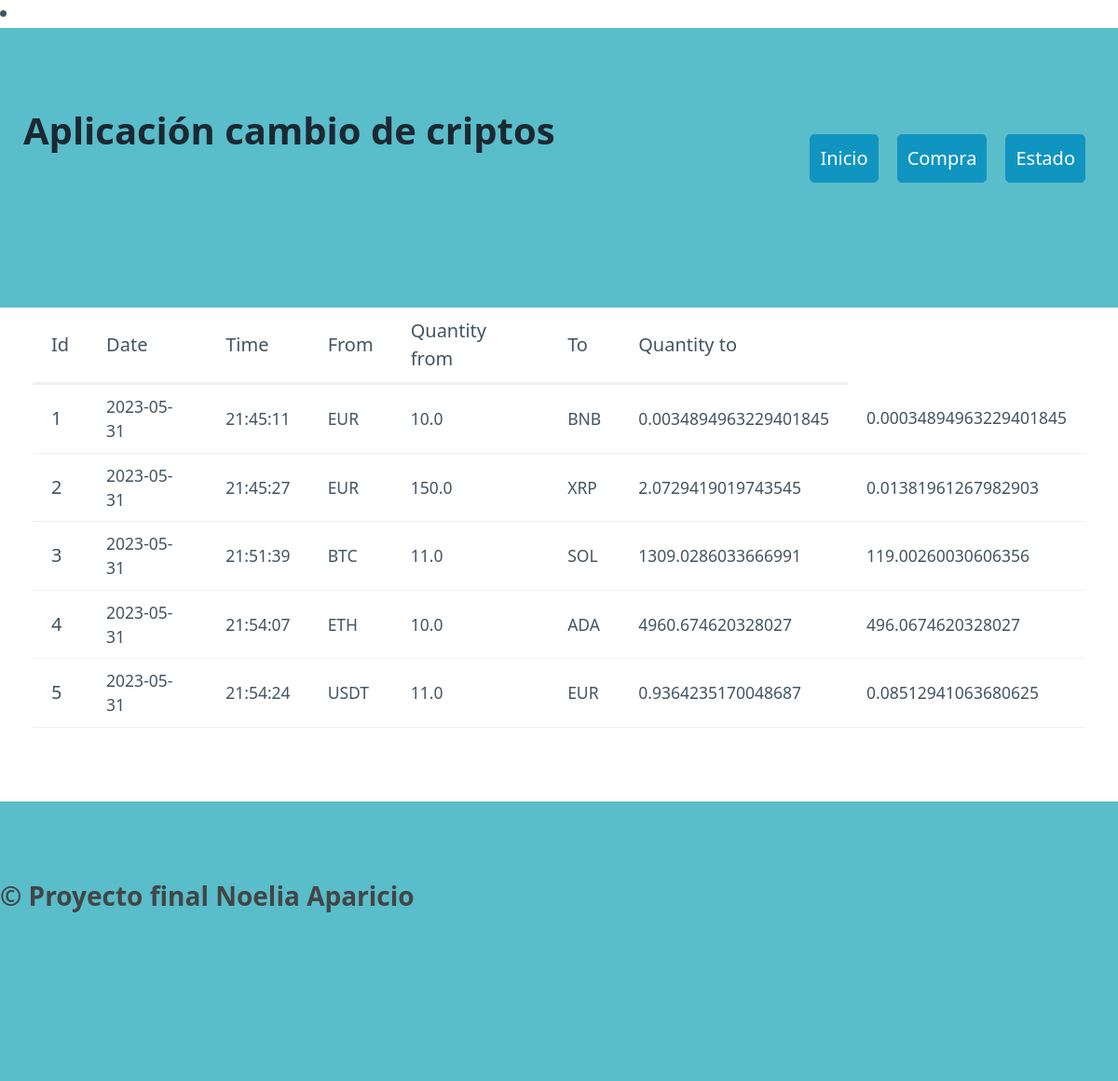
The page / on the database its author committed.
### tables this page shows
CREATE TABLE "mov_criptos" (
	"id"	INTEGER,
	"date"	TEXT NOT NULL,
	"time"	TEXT NOT NULL,
	"mfrom"	TEXT NOT NULL,
	"quantity_from"	REAL NOT NULL,
	"mto"	TEXT NOT NULL,
	"quantity_to"	REAL NOT NULL,
	PRIMARY KEY("id" AUTOINCREMENT)
);

### flask_classic/routes.py (the view)
@app.route("/")
def index():
    dic_index = conexion_base()
    print(dic_index)
    no_data = False
    if not dic_index:
        no_data = True
        return render_template ("index.html", datos=dic_index, sin_data = no_data)
    else:
        return render_template ("index.html", datos=dic_index)

### flask_classic/models.py (called while the page is built)
def conexion_base(): #aqui hacemos la conexion con la base de datos
    conectar = Conexion ("SELECT * FROM mov_criptos;")
    fila = conectar.res.fetchall()
    columna = conectar.res.description
    li_diccionario=[]
    if fila:
        for f in fila:
            diccionario = {}
            posicion = 0
            for c in columna:
                diccionario[c[0]] = f[posicion]
                posicion += 1
            li_diccionario.append(diccionario)
    conectar.con.close() #cerramos la query
    return li_diccionario

### flask_classic/templates/index.html (shortened to what this page needs)
{% extends "base.html" %}
{% block section %}
    <div class="container" id="tabla">
        <table>
            <thead>
              <tr>
                <th scope="col">Id</th>
                <th scope="col">Date</th>
                <th scope="col">Time</th>
                <th scope="col">From</th>
                <th scope="col">Quantity from</th>
                <th scope="col">To</th>
                <th scope="col">Quantity to</th>
              </tr>
            </thead>
            <tbody>
                {% for item in datos %}
                    <tr>
                        <th>{{item.id}}</th>
                        <td>{{item.date}}</td>
                        <td>{{item.time}}</td>
                        <td>{{item.mfrom}}</td>
                        <td>{{item.quantity_from}}</td>
                        <td>{{item.mto}}</td>
                        <td>{{item.quantity_to}}</td>
                        <td>{{item.quantity_to/item.quantity_from}}</td>
                    </tr>
                {% endfor %}
            </tbody>
        </table>
    </div>
{% endblock %}

### flask_classic/templates/base.html (shortened to what this page needs)
<!DOCTYPE html>
<html lang="en">
<head>
    <link rel="stylesheet" href="/static/pico.css">
    <link rel="stylesheet" href="/static/styles.css">
    <li><link rel="stylesheet" href="https://fonts.googleapis.com/css2?family=Material+Symbols+Outlined:opsz,wght,FILL,GRAD@48,400,0,0" /></li>
</head>
<body>
    <header>
        <div class="container">
            <nav>
                <ul>
                    <h1>Aplicación cambio de criptos</h1>
                </ul>
                <ul>
                    <li><a href="/" role="button">Inicio</a></li>
                    <li><a href="/purchase" role="button">Compra</a></li>
                    <li><a href="/status" role="button">Estado</a></li>
                </ul>
            </nav>
        </div>
    </header>
    <section class="container">
        {% block section %}
        {% endblock %}
    </section>
    <footer>
            &copy; Proyecto final Noelia Aparicio
    </footer>

### flask_classic/static/styles.css (style rules this page uses)
header, footer { background-color: #5abdca; color: #424646; font-size: 1.4em; font-weight: bold; height: 300px; }
body { min-height: 100vh; display: grid; grid-template-rows: auto auto 1fr auto; margin: 0; }
#tabla { height: 450px; }

### rows shown on the page
mov_criptos: id "1", date "2023-05-31", time "21:45:11", mfrom "EUR", quantity_from "10.0", mto "BNB", quantity_to "0.0034894963229401845", item.quantity_to/item.quantity_from "0.00034894963229401845"
mov_criptos: id "2", date "2023-05-31", time "21:45:27", mfrom "EUR", quantity_from "150.0", mto "XRP", quantity_to "2.0729419019743545", item.quantity_to/item.quantity_from "0.01381961267982903"
mov_criptos: id "3", date "2023-05-31", time "21:51:39", mfrom "BTC", quantity_from "11.0", mto "SOL", quantity_to "1309.0286033666991", item.quantity_to/item.quantity_from "119.00260030606356"
mov_criptos: id "4", date "2023-05-31", time "21:54:07", mfrom "ETH", quantity_from "10.0", mto "ADA", quantity_to "4960.674620328027", item.quantity_to/item.quantity_from "496.0674620328027"
mov_criptos: id "5", date "2023-05-31", time "21:54:24", mfrom "USDT", quantity_from "11.0", mto "EUR", quantity_to "0.9364235170048687", item.quantity_to/item.quantity_from "0.08512941063680625"
